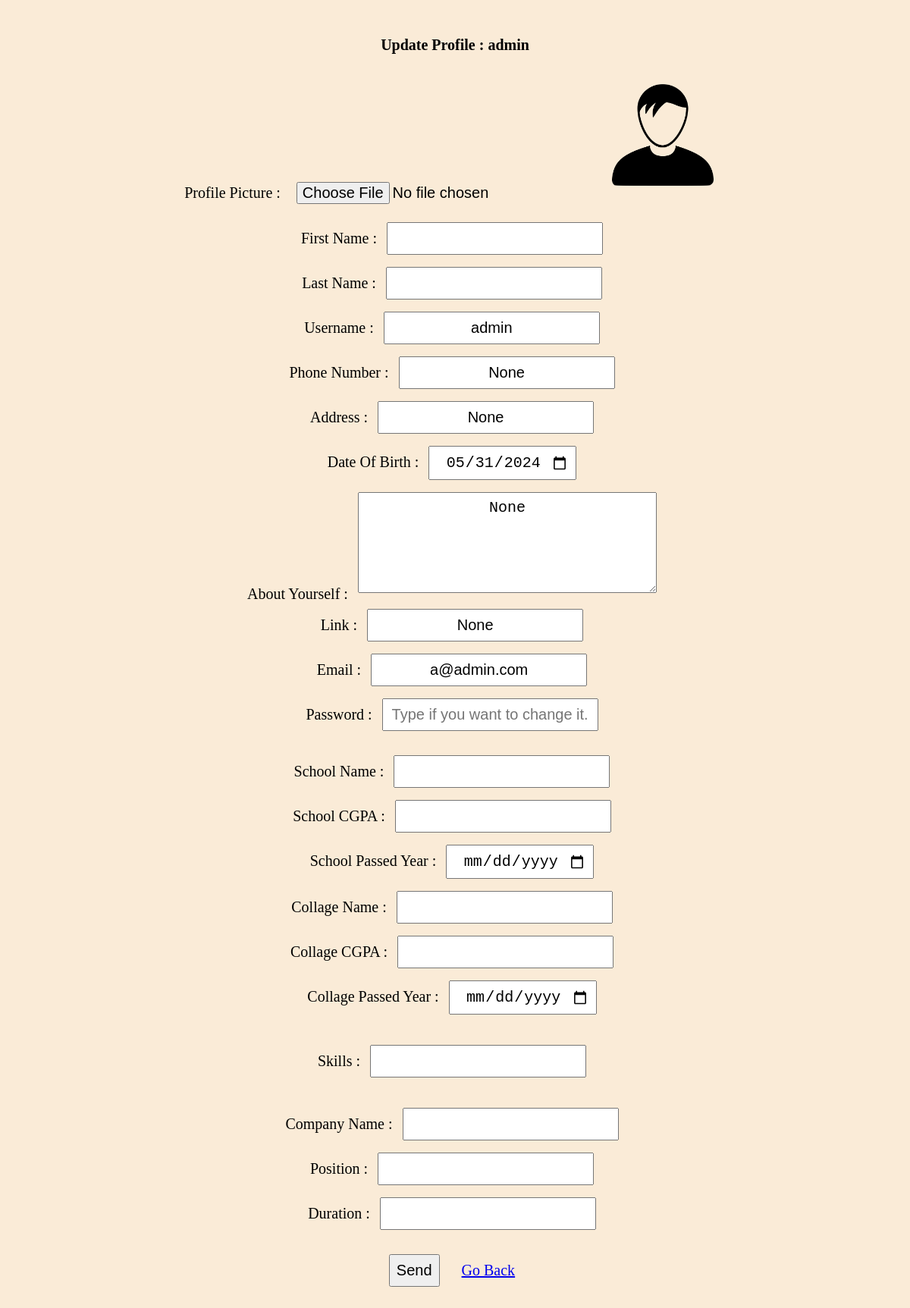
Before: /edit_profile/ (signed in) with the older database file.
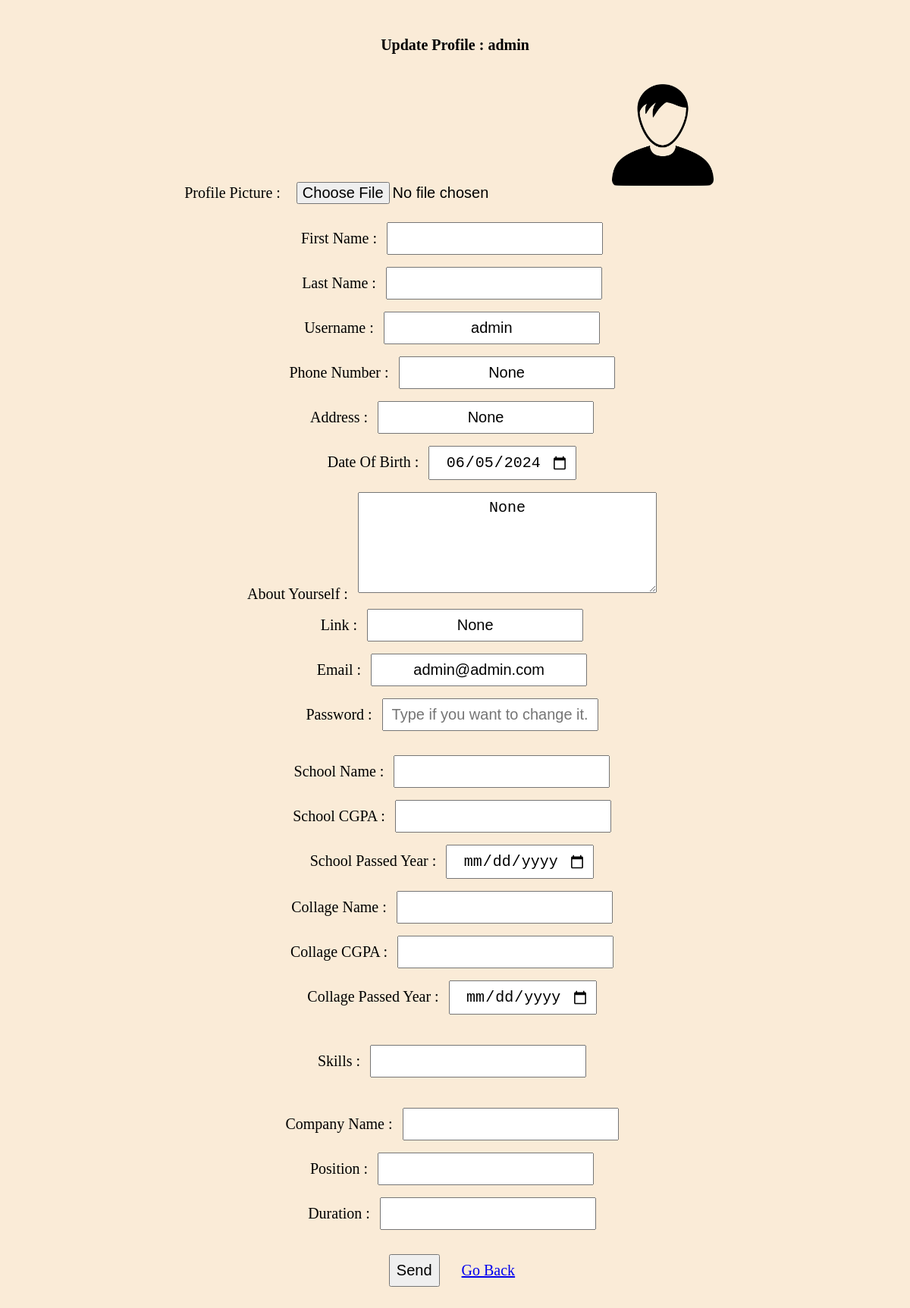
After: the same page with the newer database file.
### portapp/models.py (models this page shows, shortened)
class CustomUser(AbstractUser):
    username = models.CharField(max_length=100, unique=True)
    profile_pic = models.ImageField(upload_to='media/', blank=True, null=True)
    contact = models.CharField(max_length=15, blank=True, null=True)
    address = models.CharField(max_length=100, blank=True, null=True)
    dob = models.DateTimeField(auto_now_add=True)
    summary = models.TextField(blank=True, null=True)
    link = models.URLField(blank=True, null=True)
    email = models.EmailField(unique=True)
    password = models.CharField(max_length=100, null=False)

### portapp/views.py (the view, shortened to what this page needs)
# urls.py: path("edit_profile/", views.edit_view, name="edit"),
@login_required(login_url='login')
def edit_view(request):
    return render(request, 'home/update.html')

### templates/home/update.html (shortened to what this page needs)
{% load static %}
<!DOCTYPE html>
<html lang="en">
<head>
</head>
<body>
    <h1>Update Profile : {{user.username}}</h1>
    <form method="POST" action="{% url 'edit' %}" enctype="multipart/form-data" id="update_form">
        {% if user.profile_pic %}
            Profile Picture : <input type="file" name="profile">
            <img src="{{user.profile_pic.url}}" height="150px" width="150px"><br/>
        {% else %}
            Profile Picture : <input type="file" name="profile">
            <img src="{% static 'img/no_image.png' %}" height="150px" width="150px"><br/>
        {% endif %}
        First Name : <input type="text" name="first_name" value="{{user.first_name}}"><br/>
        Last Name : <input type="text" name="last_name" value="{{user.last_name}}"><br/>
        Username : <input type="text" name="username" value="{{user.username}}" readonly><br/>
        Phone Number : <input type="text" name="contact" value="{{user.contact}}"><br/>
        Address : <input type="text" name="address" value="{{user.address}}"><br/>
        Date Of Birth : <input type="date" name="dob" value="{{user.dob|date:'Y-m-d'}}"><br/>
        About Yourself :
        <textarea rows="5" cols="30" name="summary" form="update_form">{{user.summary}}</textarea><br/>
        Link : <input type="url" name="link" value="{{user.link}}"><br/>
        Email : <input type="email" name="email" value="{{user.email}}" readonly><br/>
        Password : <input type="password" name="password" placeholder="Type if you want to change it."><br/>
        <div class="education">
            School Name : <input type="text" name="school_name" {% for i in user.education.all %}value="{{i.school_name}}"{% endfor %}><br/>
            School CGPA : <input type="text" name="school_grade" {% for i in user.education.all %}value="{{i.school_grade}}"{% endfor %}><br/>
            School Passed Year : <input type="date" name="school_passed_year" {% for i in user.education.all %}value="{{i.school_passed_year|date:'Y-m-d'}}"{% endfor %}><br/>
            Collage Name : <input type="text" name="collage_name" {% for i in user.education.all %}value="{{i.collage_name}}"{% endfor %}><br/>
            Collage CGPA : <input type="text" name="collage_grade" {% for i in user.education.all %}value="{{i.collage_grade}}"{% endfor %}><br/>
            Collage Passed Year : <input type="date" name="collage_passed_year" {% for i in user.education.all %}value="{{i.collage_passed_year|date:'Y-m-d'}}"{% endfor %}><br/>
        </div>
        <div class="skill">
            Skills : <input type="text" name="skill_name" {% for i in user.skills.all %}value="{{i.skill_name}}"{% endfor %}><br/>
        </div>
        <div class="experience">
            Company Name : <input type="text" name="company_name" {% for i in user.experience.all %}value="{{i.company_name}}"{% endfor %}><br/>
            Position : <input type="text" name="position" {% for i in user.experience.all %}value="{{i.position}}"{% endfor %}><br/>
            Duration : <input type="text" name="duration" {% for i in user.experience.all %}value="{{i.duration}}"{% endfor %}><br/>
        </div>
        <input type="submit" value="Send">
        <a href="{% url 'dashboard' %}">Go Back</a>
    </form>
</body>
</html>

Changed rows visible on the page:
changed CustomUser "admin": dob "05/31/2024" → "06/05/2024"; email "a@admin.com" → "admin@admin.com"
